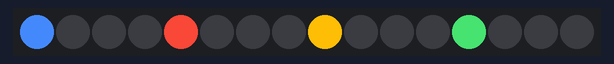
Recording of a program running on a simulated Raspberry Pi Pico running MicroPython. Parts: 16 RGB LEDs in strip order, left to right. At 7.7 s the program stops and its outputs stay as they are.

Above: at 0.01 s.
At 0.88 s:
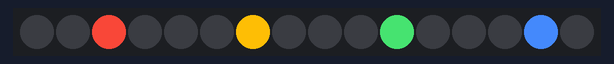
At 1.75 s:
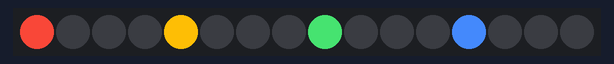
At 3.49 s:
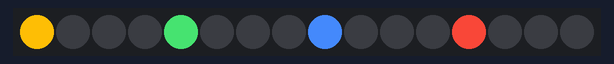
At 7.0 s:
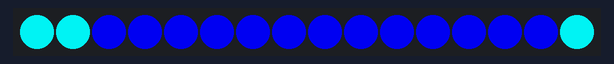
At 7.61 s:
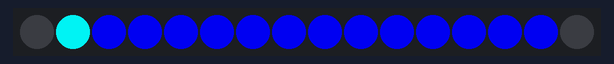

Measured:
- what the display in image 4 shows lasts 0.5 s, from 7.0 s to 7.5 s

The program:

googleamazon.py
```python
###############################################################
# WS2812 RGB LED Ring Light
# Google Home and Amazon Alexa LED Emulator
# with the Raspberry Pi Pico Microcontroller
#
# by Joshua Hrisko, Maker Portal LLC (c) 2021
#
# Based on the Example neopixel_ring at:
# https://github.com/raspberrypi/pico-micropython-examples
###############################################################
#
import array, time
from machine import Pin
import rp2

#
############################################
# RP2040 PIO and Pin Configurations
############################################
#
# WS2812 LED Ring Configuration
led_count = 16 # number of LEDs in ring light
PIN_NUM = 6 # pin connected to ring light
brightness = 1.0 # 0.1 = darker, 1.0 = brightest

@rp2.asm_pio(sideset_init=rp2.PIO.OUT_LOW, out_shiftdir=rp2.PIO.SHIFT_LEFT,
             autopull=True, pull_thresh=24) # PIO configuration

# define WS2812 parameters
def ws2812():
    T1 = 2
    T2 = 5
    T3 = 3
    wrap_target()
    label("bitloop")
    out(x, 1)               .side(0)    [T3 - 1]
    jmp(not_x, "do_zero")   .side(1)    [T1 - 1]
    jmp("bitloop")          .side(1)    [T2 - 1]
    label("do_zero")
    nop()                   .side(0)    [T2 - 1]
    wrap()


# Create the StateMachine with the ws2812 program, outputting on pre-defined pin
# at the 8MHz frequency
state_mach = rp2.StateMachine(0, ws2812, freq=8_000_000, sideset_base=Pin(PIN_NUM))

# Activate the state machine
state_mach.active(1)

# Range of LEDs stored in an array
pixel_array = array.array("I", [0 for _ in range(led_count)])
#
############################################
# Functions for RGB Coloring
############################################
#
def update_pix(brightness_input=brightness): # dimming colors and updating state machine (state_mach)
    dimmer_array = array.array("I", [0 for _ in range(led_count)])
    for ii,cc in enumerate(pixel_array):
        r = int(((cc >> 8) & 0xFF) * brightness_input) # 8-bit red dimmed to brightness
        g = int(((cc >> 16) & 0xFF) * brightness_input) # 8-bit green dimmed to brightness
        b = int((cc & 0xFF) * brightness_input) # 8-bit blue dimmed to brightness
        dimmer_array[ii] = (g<<16) + (r<<8) + b # 24-bit color dimmed to brightness
    state_mach.put(dimmer_array, 8) # update the state machine with new colors
    time.sleep_ms(10)

def set_24bit(ii, color): # set colors to 24-bit format inside pixel_array
    color = hex_to_rgb(color)
    pixel_array[ii] = (color[1]<<16) + (color[0]<<8) + color[2] # set 24-bit color

def hex_to_rgb(hex_val):
    return tuple(int(hex_val.lstrip('#')[ii:ii+2],16) for ii in (0,2,4))
#
############################################
# Main Loops and Calls
############################################
#
# Create Google Home four color rotation scheme
google_colors = ['#4285f4','#ea4335','#fbbc05','#34a853'] # hex colors by Google
cycles = 5 # number of times to cycle 360-degrees
for jj in range(int(cycles*len(pixel_array))):
    for ii in range(len(pixel_array)):
        if ii%int(len(pixel_array)/4)==0: # 90-degree leds only
            set_24bit((ii+jj)%led_count,google_colors[int(ii/len(pixel_array)*4)])
        else:
            set_24bit((ii+jj)%led_count,'#000000') # other pixels blank
    update_pix() # update pixel colors
    time.sleep(0.05) # wait between changes

# Create Amazon Alexa rotation wheel
amazon_colors = ['#00dbdc','#0000d4'] # hex colors by Amazon
light_width = 3 # width of rotating led array
cycles = 3 # number of times width rotates 360-deg
for jj in range(int(cycles*len(pixel_array))):
    for ii in range(len(pixel_array)):
        if ii<light_width:
            set_24bit((ii+jj)%led_count,amazon_colors[0])
        else:
            set_24bit((ii+jj)%led_count,amazon_colors[1]) # other pixels blank
    update_pix() # update pixel colors
    time.sleep(0.03) # wait between changes
time.sleep(0.5)

# turn off LEDs using the Alexa zipper-type turnoff
for ii in range(int(len(pixel_array)/2)):
    set_24bit(ii,'#000000') # turn off positive side
    set_24bit(int(len(pixel_array)-ii-1),'#000000') # turn off negative side
    update_pix() # update
    time.sleep(0.02) # wait
```
